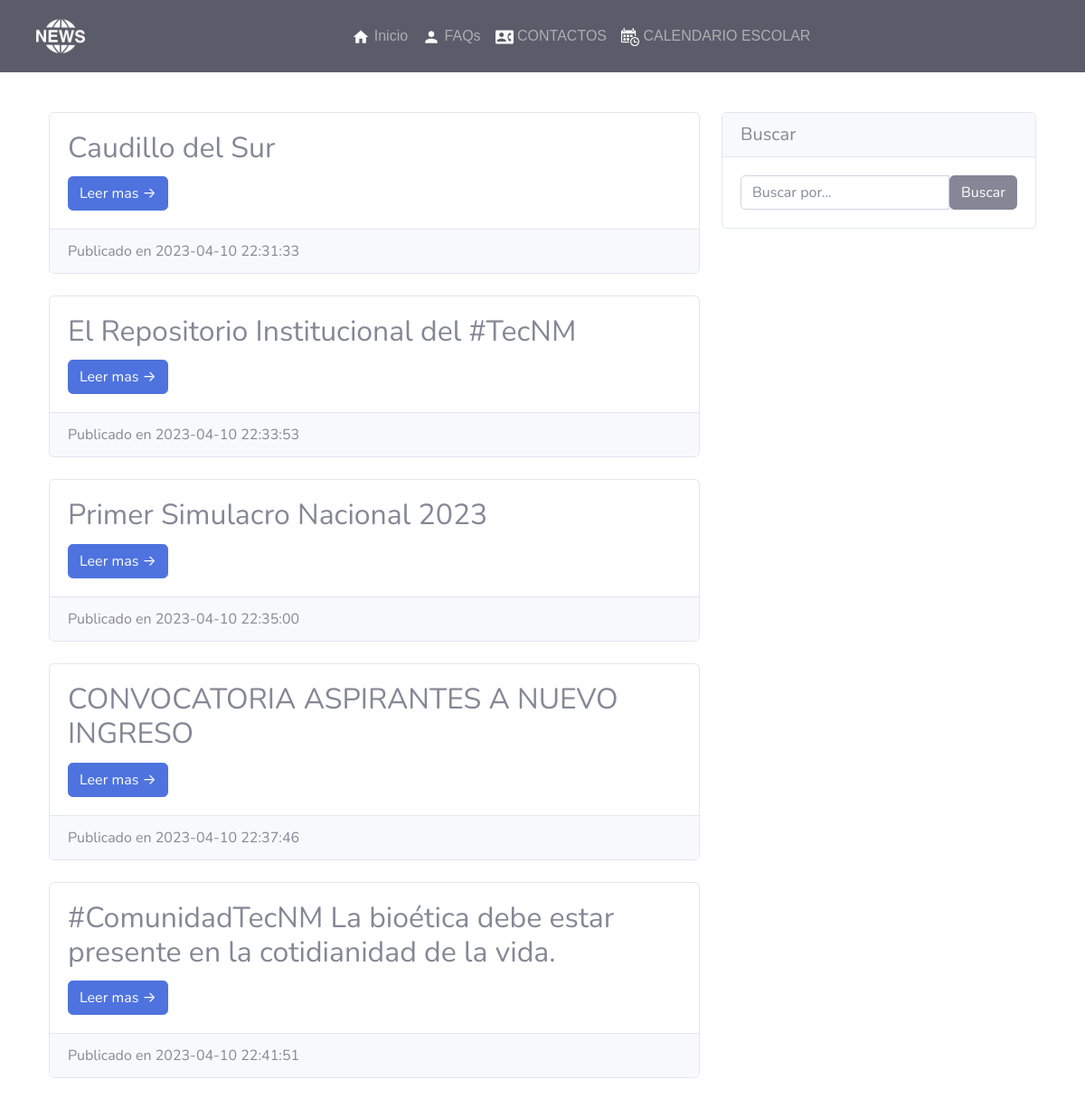
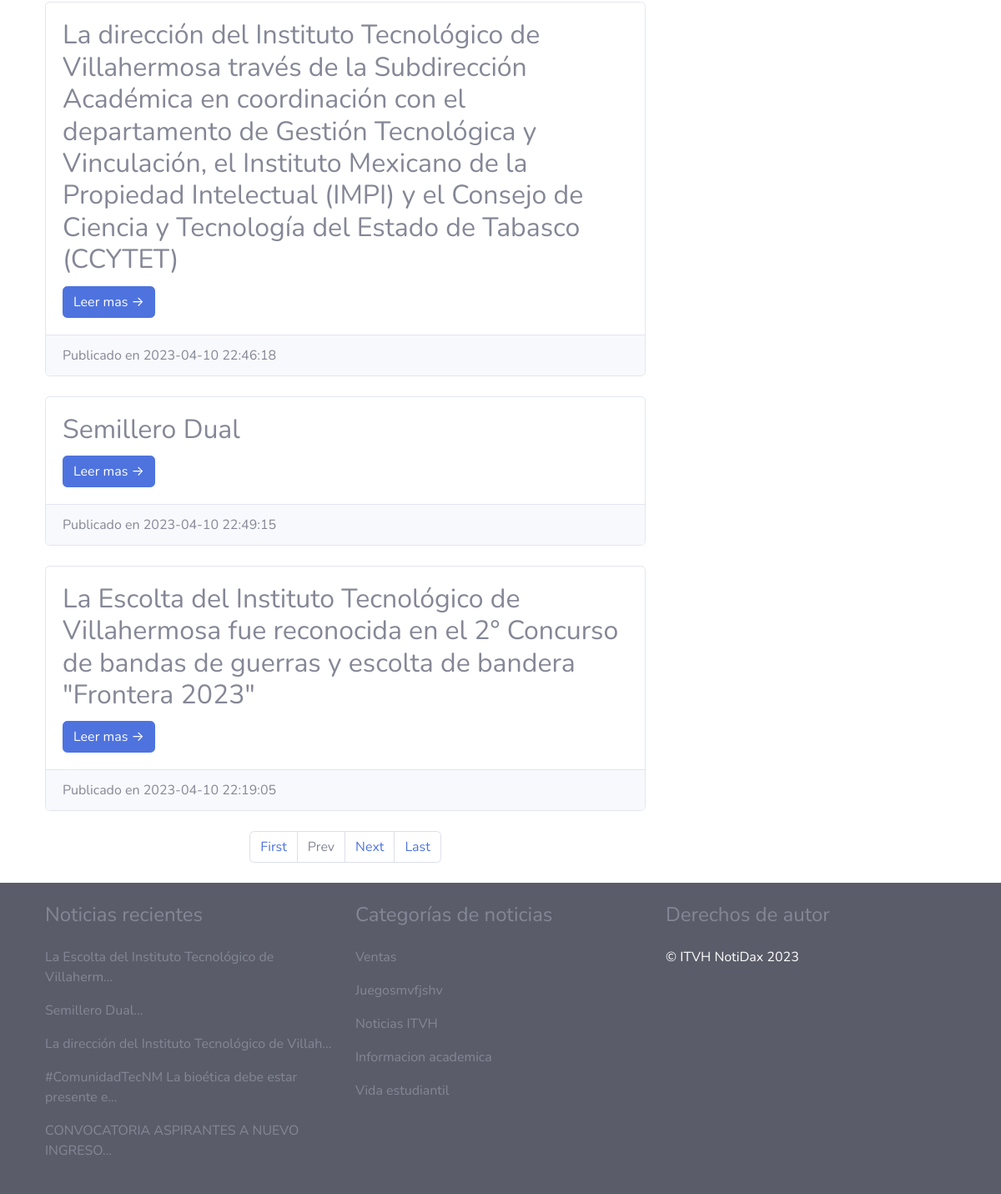
Screenshot of /search.php with the database file from the repository (2 pictures, top to bottom).
### tables this page shows
CREATE TABLE IF NOT EXISTS `tblposts` (
  `id` int(11) NOT NULL AUTO_INCREMENT,
  `PostTitle` longtext,
  `CategoryId` int(11) DEFAULT NULL,
  `SubCategoryId` int(11) DEFAULT NULL,
  `PostDetails` longtext,
  `PostingDate` timestamp NULL DEFAULT CURRENT_TIMESTAMP,
  `UpdationDate` timestamp NULL DEFAULT NULL ON UPDATE CURRENT_TIMESTAMP,
  `Is_Active` int(1) DEFAULT NULL,
  `PostUrl` mediumtext,
  `PostImage` varchar(255) DEFAULT NULL,
  `fkUser` int(11) DEFAULT NULL,
  `nombreUser` varchar(255) DEFAULT NULL,
  `userImagen` varchar(255) DEFAULT NULL,
  PRIMARY KEY (`id`),
  KEY `fkUser` (`fkUser`),
  CONSTRAINT `FK_tblposts_usuarios` FOREIGN KEY (`fkUser`) REFERENCES `usuarios` (`idUsuario`) ON DELETE NO ACTION ON UPDATE NO ACTION
);

CREATE TABLE IF NOT EXISTS `tblcategory` (
  `id` int(11) NOT NULL AUTO_INCREMENT,
  `CategoryName` varchar(200) DEFAULT NULL,
  `Description` mediumtext,
  `PostingDate` timestamp NULL DEFAULT CURRENT_TIMESTAMP,
  `UpdationDate` timestamp NULL DEFAULT NULL,
  `Is_Active` int(1) DEFAULT NULL,
  PRIMARY KEY (`id`)
);

### search.php (the view, shortened to what this page needs)
<?php
include('includes/config.php');
    ?>
<!DOCTYPE html>
<html lang="en">
  <head>
    <link href="css/modern-business.css" rel="stylesheet">
     <link href="admin/vendor/fontawesome-free/css/all.min.css" rel="stylesheet" type="text/css">
    <link href="admin/css/sb-admin-2.min.css" rel="stylesheet">
  </head>
  <body>
   <?php include('includes/header.php');?>
    <div class="container">
      <div class="row" style="margin-top: 4%">
        <div class="col-md-8">
<?php
     if (isset($_GET['pageno'])) {
            $pageno = $_GET['pageno'];
        } else {
            $pageno = 1;
        }
        $no_of_records_per_page = 8;
        $offset = ($pageno-1) * $no_of_records_per_page;
        $total_pages_sql = "SELECT COUNT(*) FROM tblposts";
        $result = mysqli_query($con,$total_pages_sql);
        $total_rows = mysqli_fetch_array($result)[0];
        $total_pages = ceil($total_rows / $no_of_records_per_page);
$query=mysqli_query($con,"select tblposts.id as pid,tblposts.PostTitle as posttitle,tblcategory.CategoryName as category,tblsubcategory.Subcategory as subcategory,tblposts.PostDetails as postdetails,tblposts.PostingDate as postingdate,tblposts.PostUrl as url from tblposts left join tblcategory on tblcategory.id=tblposts.CategoryId left join  tblsubcategory on  tblsubcategory.SubCategoryId=tblposts.SubCategoryId where tblposts.PostTitle like '%$st%' and tblposts.Is_Active=1 LIMIT $offset, $no_of_records_per_page");
$rowcount=mysqli_num_rows($query);
if($rowcount==0)
{
echo "No record found";
}
else {
while ($row=mysqli_fetch_array($query)) {
?>
          <div class="card mb-4">
            <div class="card-body">
              <h2 class="card-title"><?php echo htmlentities($row['posttitle']);?></h2>
              <a href="news-details.php?nid=<?php echo htmlentities($row['pid'])?>" class="btn btn-primary">Leer mas &rarr;</a>
            </div>
            <div class="card-footer text-muted">
              Publicado en  <?php echo htmlentities($row['postingdate']);?>
            </div>
          </div>
<?php } ?>
    <ul class="pagination justify-content-center mb-4">
        <li class="page-item"><a href="?pageno=1"  class="page-link">First</a></li>
        <li class="<?php if($pageno <= 1){ echo 'disabled'; } ?> page-item">
            <a href="<?php if($pageno <= 1){ echo '#'; } else { echo "?pageno=".($pageno - 1); } ?>" class="page-link">Prev</a>
        </li>
        <li class="<?php if($pageno >= $total_pages){ echo 'disabled'; } ?> page-item">
            <a href="<?php if($pageno >= $total_pages){ echo '#'; } else { echo "?pageno=".($pageno + 1); } ?> " class="page-link">Next</a>
        </li>
        <li class="page-item"><a href="?pageno=<?php echo $total_pages; ?>" class="page-link">Last</a></li>
    </ul>
<?php } ?>
        </div>
      <?php include('includes/sidebar.php');?>
      </div>
      <?php include('includes/footer.php');?>
</head>
  </body>
</html>

### includes/footer.php (shortened to what this page needs)
<footer class="py-4 bg-dark">
  <div class="container">
    <div class="row">
      <div class="col-md-4">
        <h4 class="mb-4">Noticias recientes</h4>
        <?php
        $query = mysqli_query($con, "SELECT * FROM tblposts ORDER BY id DESC LIMIT 5");
        while ($row = mysqli_fetch_array($query)) {
          $postTitle = $row['PostTitle'];
          $postId = $row['id'];
          echo '<p><a href="news-details.php?nid=' . $postId . '" style="color: inherit; text-decoration: none;">' . substr($postTitle, 0, 50) . '...</a></p>';
        }
        ?>
      </div>
      <div class="col-md-4">
        <h4 class="mb-4">Categorías de noticias</h4>
        <?php
        $query = mysqli_query($con, "SELECT * FROM tblcategory ORDER BY id LIMIT 5");
        while ($row = mysqli_fetch_array($query)) {
          $categoryName = $row['CategoryName'];
          $categoryId = $row['id'];
          echo '<p><a href="category.php?catid=' . $categoryId . '" style="color: inherit; text-decoration: none;">' . $categoryName . '</a></p>';
        }
        ?>
      </div>
      <div class="col-md-4">
        <h4 class="mb-4">Derechos de autor</h4>
        <p class="m-0 text-white">&copy; ITVH NotiDax 2023</p>
      </div>
    </div>
  </div>
</footer>

### css/modern-business.css (style rules this page uses)
body { padding-top: 54px; }
@media (min-width: 992px) { body { padding-top: 56px; } }

### rows the page displays
tblposts: PostTitle "Caudillo del Sur", PostingDate "2023-04-10 22:31:33"
tblposts: PostTitle "El Repositorio Institucional del #TecNM", PostingDate "2023-04-10 22:33:53"
tblposts: PostTitle "Primer Simulacro Nacional 2023", PostingDate "2023-04-10 22:35:00"
tblposts: PostTitle "CONVOCATORIA ASPIRANTES A NUEVO INGRESO", PostingDate "2023-04-10 22:37:46"
tblposts: PostTitle "#ComunidadTecNM La bioética debe estar presente en la cotidianidad de la vida.", PostingDate "2023-04-10 22:41:51", PostTitle "#ComunidadTecNM La bioética debe estar presente e"
tblposts: PostTitle "La dirección del Instituto Tecnológico de Villahermosa través de la Subdirección Académica en coordinación con el departamento de Gestión Tecnológica y Vinculación, el Instituto Mexicano de la Propiedad Intelectual (IMPI) y el Consejo de Ciencia y Tecnología del Estado de Tabasco (CCYTET)", PostingDate "2023-04-10 22:46:18", PostTitle "La dirección del Instituto Tecnológico de Villah"
tblposts: PostTitle "Semillero Dual", PostingDate "2023-04-10 22:49:15"
tblposts: PostTitle "La Escolta del Instituto Tecnológico de Villahermosa fue reconocida en el 2° Concurso de bandas de guerras y escolta de bandera \"Frontera 2023\"", PostingDate "2023-04-10 22:19:05", PostTitle "La Escolta del Instituto Tecnológico de Villaherm"
tblcategory: CategoryName "Ventas"
tblcategory: CategoryName "Juegosmvfjshv"
tblcategory: CategoryName "Noticias ITVH"
tblcategory: CategoryName "Informacion academica"
tblcategory: CategoryName "Vida estudiantil"
